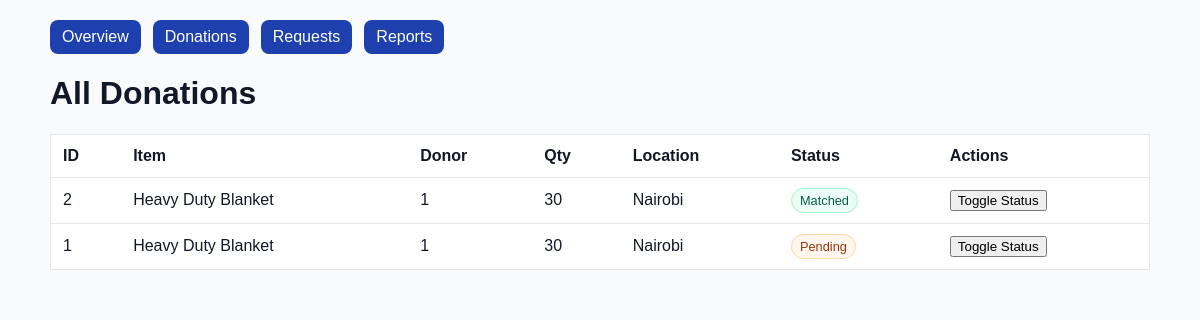
The page /admin/donations (signed in) on the database its author committed.
### app/models.py (models this page shows)
class Donation(db.Model):
    id = db.Column(db.Integer, primary_key=True)
    donor_id = db.Column(db.Integer, db.ForeignKey('user.id'))
    item = db.Column(db.String(150), nullable=False)
    quantity = db.Column(db.String(50))
    description = db.Column(db.Text)
    location = db.Column(db.String(100))
    matched = db.Column(db.Boolean, default=False)
    flagged = db.Column(db.Boolean, default=False)
    media = db.relationship('DonationMedia', backref='donation', lazy=True, cascade='all, delete-orphan')
    reports = db.relationship('DonationReport', backref='donation', lazy=True, cascade='all, delete-orphan')

### app/routes.py (the view)
@main.route('/admin/donations')
@login_required
def admin_donations():
    if current_user.role != 'admin':
        flash('Admins only.')
        return redirect(url_for('main.dashboard'))
    items = Donation.query.order_by(Donation.id.desc()).all()
    return render_template('admin/donations.html', donations=items)

### app/__init__.py (called while the page is built)
@login_manager.user_loader
def load_user(user_id):
    return User.query.get(int(user_id))

### app/templates/admin/donations.html (shortened to what this page needs)
<!DOCTYPE html>
<html lang="en">
<head>
</head>
<body>
  <div class="container">
    <div class="nav">
      <a class="nav-link" href="{{ url_for('main.admin_dashboard') }}">Overview</a>
      <a class="nav-link" href="{{ url_for('main.admin_donations') }}">Donations</a>
      <a class="nav-link" href="{{ url_for('main.admin_requests') }}">Requests</a>
      <a class="nav-link" href="{{ url_for('main.admin_reports') }}">Reports</a>
    </div>
    <h1>All Donations</h1>
    <table>
      <thead>
        <tr>
          <th>ID</th><th>Item</th><th>Donor</th><th>Qty</th><th>Location</th><th>Status</th><th>Actions</th>
        </tr>
      </thead>
      <tbody>
        {% for d in donations %}
        <tr>
          <td>{{ d.id }}</td>
          <td>{{ d.item }}</td>
          <td>{{ d.donor_id }}</td>
          <td>{{ d.quantity or 'N/A' }}</td>
          <td>{{ d.location or 'N/A' }}</td>
          <td><span class="pill {{ 'matched' if d.matched else 'pending' }}">{{ 'Matched' if d.matched else 'Pending' }}</span></td>
          <td>
            <form method="POST" action="{{ url_for('main.admin_toggle_donation', donation_id=d.id) }}">
              <button type="submit">Toggle Status</button>
            </form>
          </td>
        </tr>
        {% endfor %}
      </tbody>
    </table>
  </div>
</body>
</html>

### app/templates/admin/donations.html (style rules this page uses)
body { font-family:Arial,sans-serif;background:#f8fafc;color:#111827 }
.container { max-width:1100px;margin:20px auto;padding:0 16px }
.nav { display:flex;gap:12px;margin-bottom:16px }
a.nav-link { background:#1E40AF;color:#fff;text-decoration:none;padding:8px 12px;border-radius:8px }
table { width:100%;border-collapse:collapse;background:#fff;border:1px solid #e5e7eb }
th,td { padding:12px;border-bottom:1px solid #e5e7eb;text-align:left }
.pill { padding:4px 8px;border-radius:9999px;font-size:.8em }
.pill.matched { background:#ecfdf5;color:#065f46;border:1px solid #a7f3d0 }
.pill.pending { background:#fff7ed;color:#9a3412;border:1px solid #fed7aa }
form { display:inline }

### rows shown on the page
Donation: id "2", item "Heavy Duty Blanket", donor_id "1", quantity "30", location "Nairobi", matched "Matched"
Donation: id "1", item "Heavy Duty Blanket", donor_id "1", quantity "30", location "Nairobi", matched "Pending"
